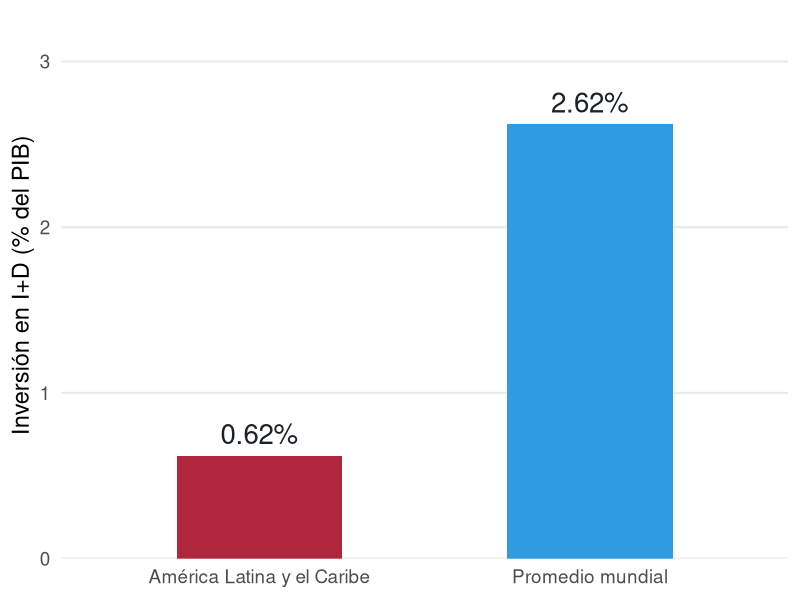
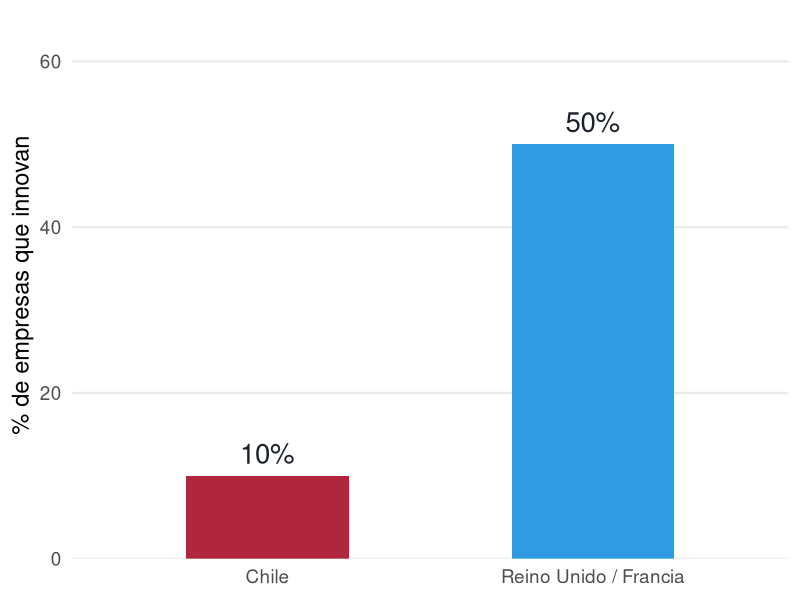

The R source for these figures, in order:
## ---- chunk 1
#| echo: false
#| fig-align: center
#| fig-width: 8
#| fig-height: 4.5

library(ggplot2)

datos_id <- data.frame(
  categoria = c("América Latina y el Caribe", "Promedio mundial"),
  porcentaje = c(0.62, 2.62)
)
datos_id$categoria <- factor(datos_id$categoria, levels = datos_id$categoria)

ggplot(datos_id, aes(x = categoria, y = porcentaje, fill = categoria)) +
  geom_col(width = 0.5, show.legend = FALSE) +
  geom_text(aes(label = paste0(porcentaje, "%")), vjust = -0.6, size = 7,
            color = "#1C222B") +
  scale_fill_manual(values = c("#B0263D", "#2F9BE0")) +
  scale_y_continuous(limits = c(0, 3), expand = expansion(mult = c(0, 0.1))) +
  labs(x = NULL, y = "Inversión en I+D (% del PIB)") +
  theme_minimal(base_size = 17) +
  theme(panel.grid.major.x = element_blank(),
        panel.grid.minor = element_blank())
## ---- chunk 2
#| echo: false
#| fig-align: center
#| fig-width: 8
#| fig-height: 4.5

datos_firmas <- data.frame(
  pais = c("Chile", "Reino Unido / Francia"),
  porcentaje = c(10, 50)
)
datos_firmas$pais <- factor(datos_firmas$pais, levels = datos_firmas$pais)

ggplot(datos_firmas, aes(x = pais, y = porcentaje, fill = pais)) +
  geom_col(width = 0.5, show.legend = FALSE) +
  geom_text(aes(label = paste0(porcentaje, "%")), vjust = -0.6, size = 7,
            color = "#1C222B") +
  scale_fill_manual(values = c("#B0263D", "#2F9BE0")) +
  scale_y_continuous(limits = c(0, 60), expand = expansion(mult = c(0, 0.1))) +
  labs(x = NULL, y = "% de empresas que innovan") +
  theme_minimal(base_size = 17) +
  theme(panel.grid.major.x = element_blank(),
        panel.grid.minor = element_blank())
